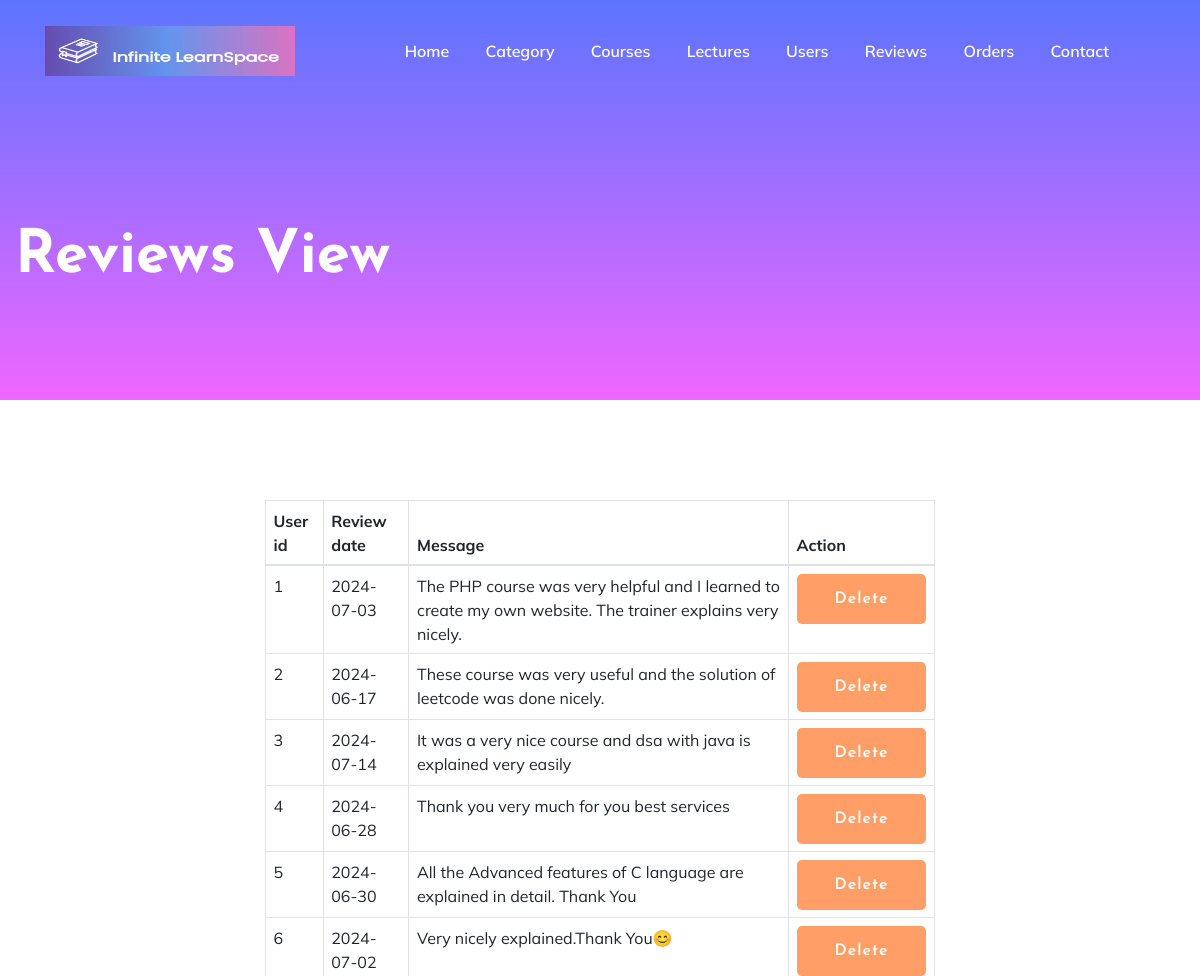
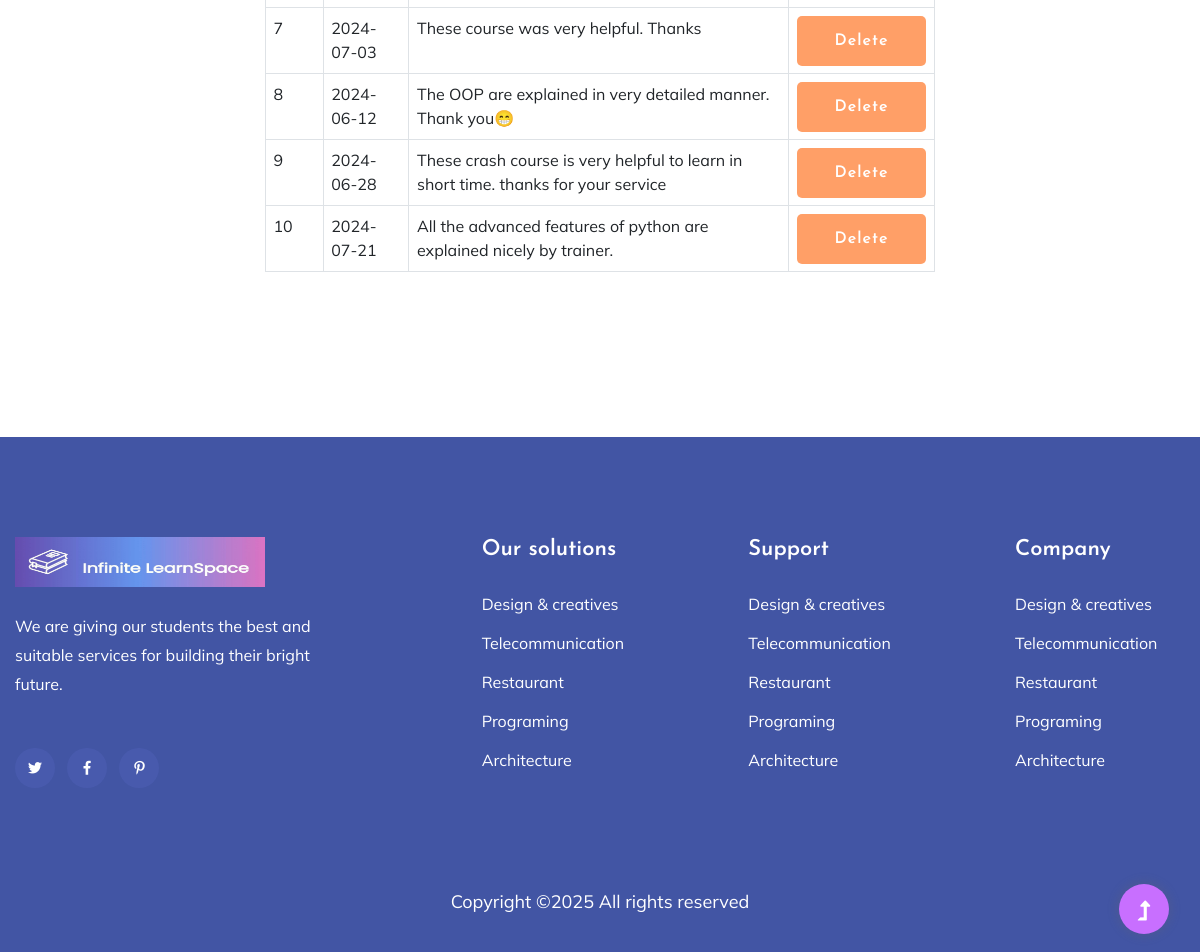
The page /view-reviews.php on the database its author committed (2 pictures, top to bottom).
### tables this page shows
CREATE TABLE `reviews` (
  `rid` int(5) NOT NULL,
  `uid` int(5) NOT NULL,
  `r_date` date NOT NULL,
  `message` mediumtext NOT NULL
);

### view-reviews.php (the view, shortened to what this page needs)
<?php
    include "header.php";
    include "admin-menu.php";
?>
    <main>
        <section class="slider-area slider-area2">
            <div class="slider-active">
                <div class="single-slider slider-height2">
                    <div class="container">
                        <div class="row">
                            <div class="col-xl-8 col-lg-11 col-md-12">
                                <div class="hero__caption hero__caption2">
                                    <h1 data-animation="bounceIn" data-delay="0.2s">Reviews View </h1>
                                </div>
                            </div>
                        </div>
                    </div>
                </div>
            </div>
        </section>
        <div class="courses-area section-padding40 fix">
            <div class="container">
                <div class="row justify-content-center">
                    <div class="col-xl-7 col-lg-8">
                        <div class="section-tittle d-flex justify-content-center mb-55">
                        <table class="table table-bordered table-hover">
                            <thead>
                                    <tr>
                                        <th> User id </th>
                                        <th> Review date </th>
                                        <th> Message </th>
                                        <th> Action </th>
                                    </tr>
                            </thead>
                            <tbody>
                                    <?php
                                    $q="select * from reviews";
                                    $rs=mysqli_query($con,$q);
                                    while($row=mysqli_fetch_array($rs)){
                                    ?>
                                    <tr>
                                            <td> <?php echo $row['uid'] ?></td>
                                            <td> <?php echo $row['r_date'] ?></td>
                                            <td> <?php echo $row['message'] ?></td>
                                            <td> <a href="view-reviews.php?rid=<?php echo $row['rid']; ?>" class="btn"
                                            onclick="return confirm('do you want to delete?')">Delete</a> </td>
                                    </tr>
                                    <?php } ?>
                            </tbody>
                        </table>
                        </div>
                    </div>
                </div>
            </div>
        </div>
    </main>
<?php
    include "footer.php";
?>

### rows shown on the page
reviews: uid "1", r_date "2024-07-03", message "The PHP course was very helpful and I learned to create my own website. The trainer explains very nicely."
reviews: uid "2", r_date "2024-06-17", message "These course was very useful and the solution of leetcode was done nicely."
reviews: uid "3", r_date "2024-07-14", message "It was a very nice course and dsa with java is explained very easily"
reviews: uid "4", r_date "2024-06-28", message "Thank you very much for you best services"
reviews: uid "5", r_date "2024-06-30", message "All the Advanced features of C language are explained in detail. Thank You"
reviews: uid "6", r_date "2024-07-02", message "Very nicely explained.Thank You😊"
reviews: uid "7", r_date "2024-07-03", message "These course was very helpful. Thanks"
reviews: uid "8", r_date "2024-06-12", message "The OOP are explained in very detailed manner. Thank you😁"
reviews: uid "9", r_date "2024-06-28", message "These crash course is very helpful to learn in short time. thanks for your service"
reviews: uid "10", r_date "2024-07-21", message "All the advanced features of python are explained nicely by trainer."
